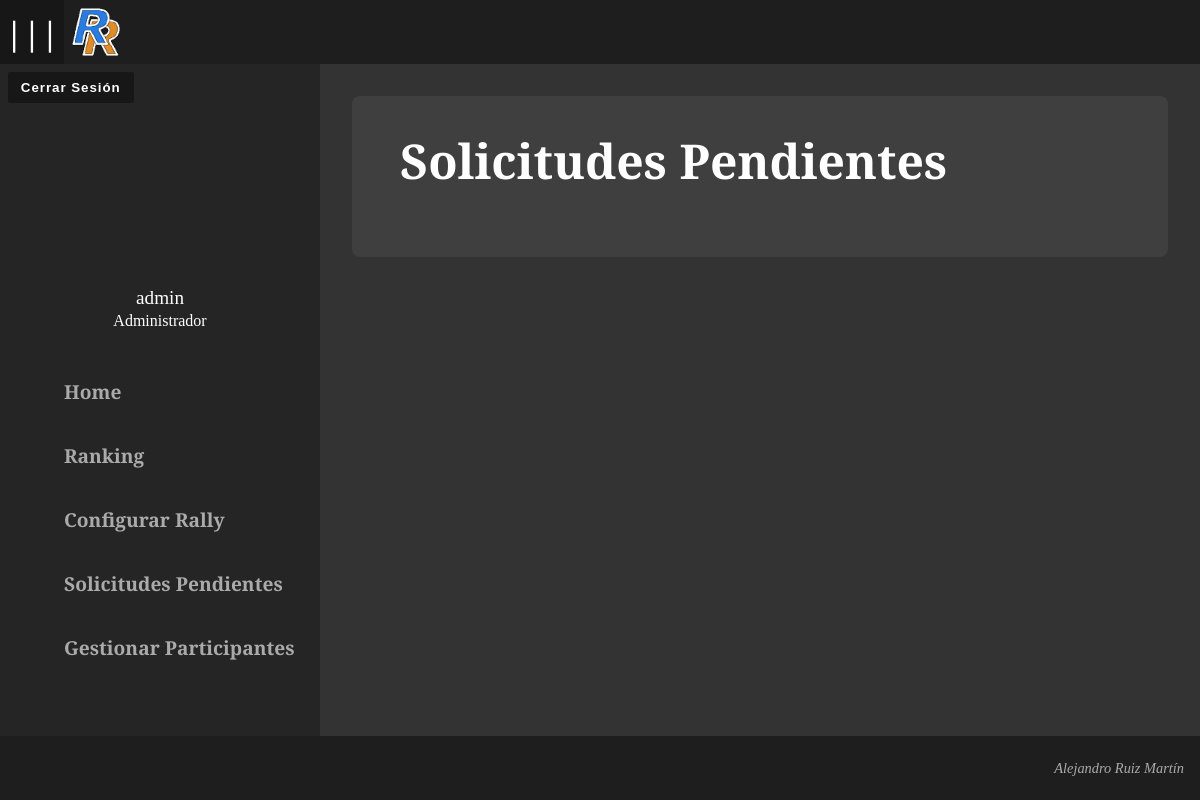
Before: /index.php?id=11 (signed in) with the older database file.
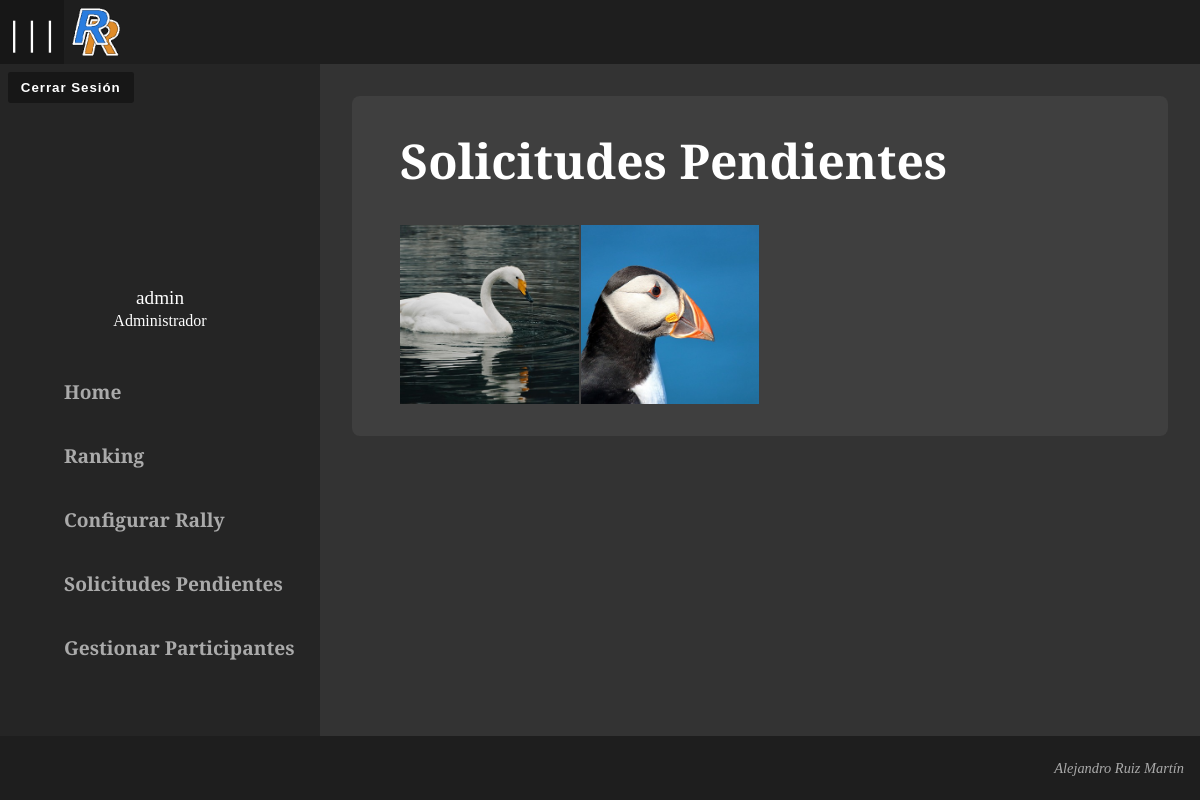
After: the same page with the newer database file.
### tables this page shows
CREATE TABLE `fotos` (
  `id` int(11) NOT NULL,
  `ruta` varchar(250) DEFAULT NULL,
  `foto` varchar(50) DEFAULT NULL,
  `participante` varchar(30) DEFAULT NULL,
  `votos` int(11) DEFAULT 0,
  `admin` varchar(30) DEFAULT NULL,
  `estado` tinyint(1) DEFAULT 2,
  `rally` int(11) DEFAULT NULL,
  `ultima_actualizacion` datetime DEFAULT NULL
);

### functions/ddbb.php (called while the page is built)
<?php
    $sql = array(
        "db" => array(
            "host" => "localhost",
            "user" => "root",
            "pass" => "",
            "db" => "rally_ranking"
        )
    );
?>

### functions/functions.php (called while the page is built, shortened)
<?php
    require_once("mydb.php");
    require_once("ddbb.php");
    function GetApprovalImgs() {
        global $sql;
        $mydb = new mydb($sql["db"]);
        $mydb -> querySetter("SELECT * FROM `fotos` WHERE `estado` = 2");
        $fotos = $mydb -> fastResponse();
        return($fotos);
    }
?>

### functions/mydb.php (called while the page is built, shortened)
<?php
    class mydb {
        private ?mysqli $mysqli;
        private ?string $query;
        public function __construct(?array $db = null) {
            $this -> mysqli = new mysqli($db["host"], $db["user"], $db["pass"], $db["db"]) ?? $db;
            $this -> query = '';
        }
        public function querySetter(string $newQuery) {
            $this -> query = $newQuery;
        }
        public function fastResponse() {
            try {
                $this -> result =  $this -> mysqli -> query($this -> query);
                return $this -> result;
            } catch (mysqli_error) {
                echo "<script defer>alert(\"Error al interactuar con la base de datos. Datos:\n\n";
                echo $this -> testVars();
                echo "\");</script>";
            }
        }
        public function __destruct() {
            $this -> mysqli -> kill($this -> mysqli -> thread_id);
        }
    }
?>

### main/manage_requests.php (the view, shortened to what this page needs)
<?php
if (isset($_SESSION['rol']) && $_SESSION['rol'] == 'Administrador') {
    $approvalImgs = GetApprovalImgs()
?>
<div class="card">
    <div class="card-head">
        <span>Solicitudes Pendientes</span>
    </div>
    <div class="card-body">
        <div class="gallery">
            <?php
            while($img = $approvalImgs -> fetch_object()) {
            ?>
            <div
            class="gallery-cell"
            onclick="document.querySelector('#form-<?php echo$img->id; ?>').submit()"
            >
            <img src="uploads/<?php echo $img->ruta ?>" title="<?php echo $img->foto; ?>" alt="<?php echo $img->foto; ?>">
            </div>
            <?php
            }
            ?>
        </div>
    </div>
</div>
<?php
} else {
header("Location:index.php?id=".GetScreenIndex("home"));
}
?>

Changed rows visible on the page:
added fotos: ruta (picture)
added fotos: ruta (picture)
